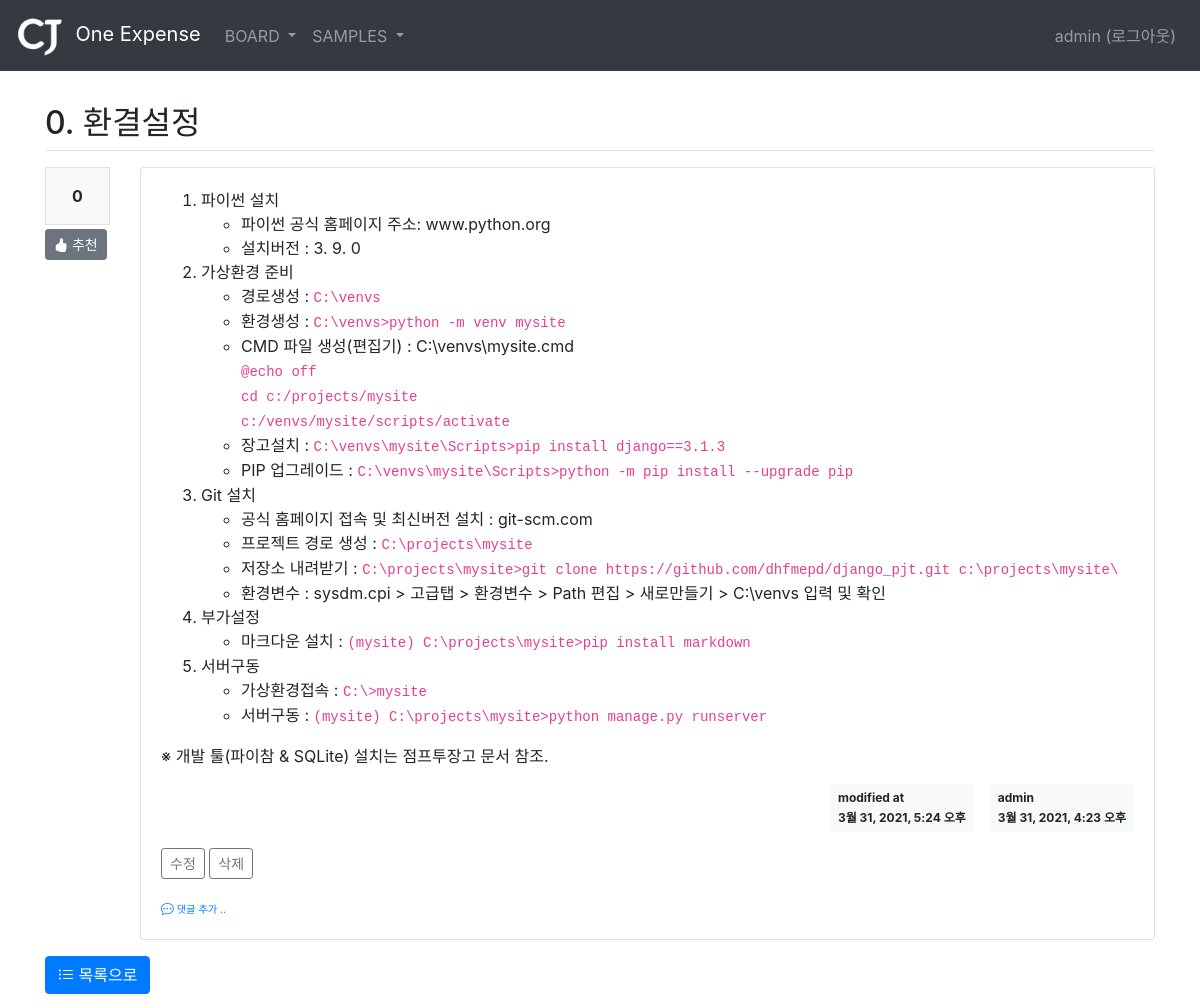
Page /board/board/detail/314/ (signed in, upper part) on the earlier database version.
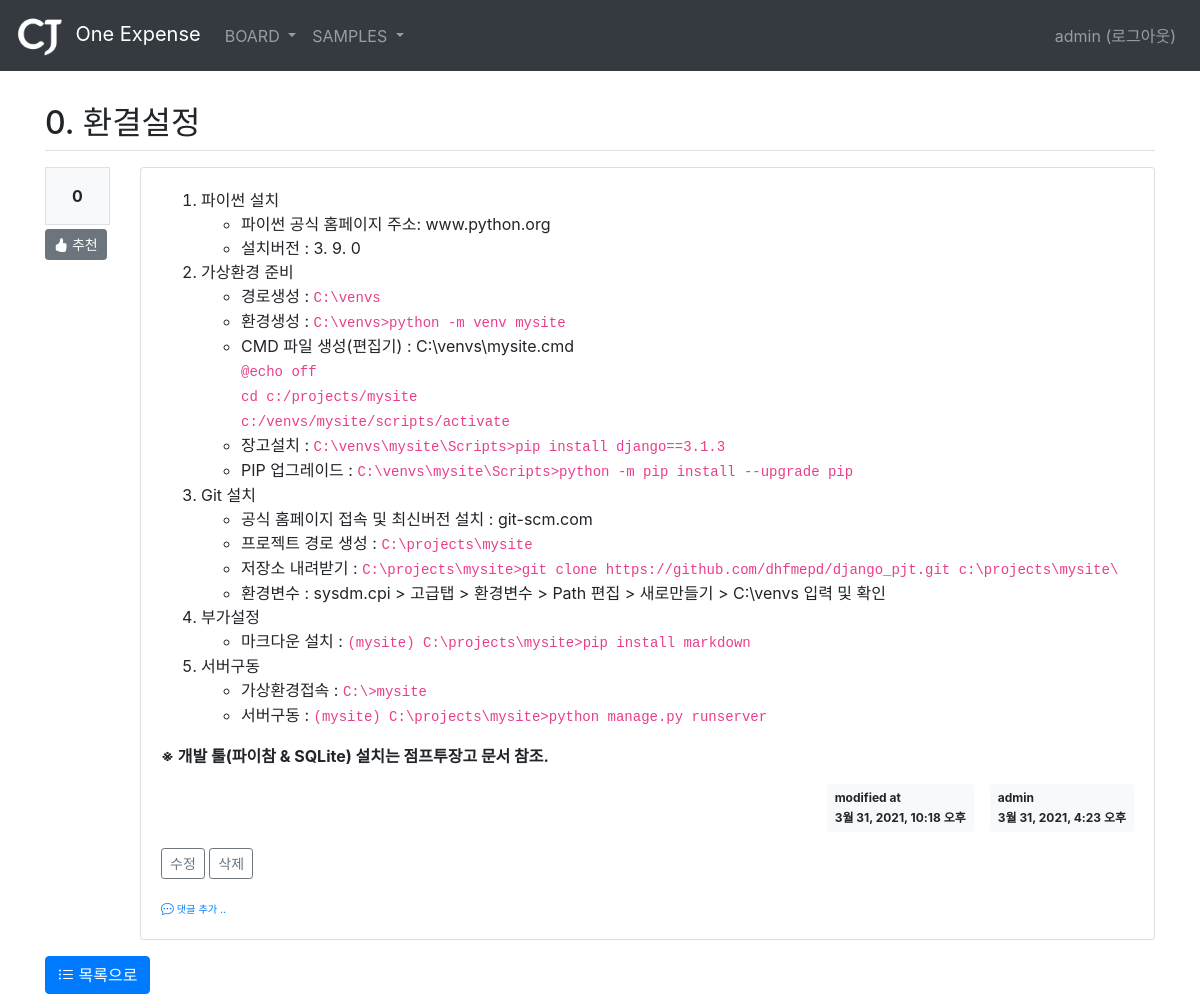
Same page on the later database version.
### board/models.py (models this page shows, shortened)
class Board(models.Model):
    menu = models.ForeignKey(Menu, on_delete=models.CASCADE, related_name='menu_board')
    author = models.ForeignKey(User, on_delete=models.CASCADE, related_name='author_board')
    subject = models.CharField(max_length=200)
    content = models.TextField()
    hit_count = models.IntegerField(default=0)
    create_date = models.DateTimeField()
    modify_date = models.DateTimeField(null=True, blank=True)
    voter = models.ManyToManyField(User, related_name='voter_board')

### board/views/base_views.py (the view)
# urls.py: path('board/detail/<int:board_id>/', base_views.detail, name='detail'),
@login_required(login_url='common:login')
def detail(request, board_id):
    page = request.GET.get('page', '1')  # 페이지
    so = request.GET.get('so', 'recent')  # 정렬기준
    board = get_object_or_404(Board, pk=board_id)
    board.hit_count += 1
    board.save()
    if so == 'recommend':
        reply_list = board.reply_set.all().annotate(num_voter=Count('voter')).order_by('-num_voter', '-create_date')
    else:  # recent
        reply_list = board.reply_set.all().order_by('-create_date')
    paginator = Paginator(reply_list, 5)  # 페이지당 5개씩 보여주기
    page_obj = paginator.get_page(page)
    fileForm = FileForm()
    file_list = File.objects.filter(ref_type='board', ref_id=board.id).order_by('-create_date')
    context = {'board': board, 'reply_list': page_obj, 'so': so, 'page': page, 'fileForm': fileForm, 'file_list': file_list, 'ref_type': 'board', 'ref_id': board.id}
    return render(request, 'board/board_detail.html', context)

### board/templatetags/board_filter.py (called while the page is built)
@register.filter()
def mark(value):
    extensions = ["nl2br", "fenced_code"]
    return mark_safe(markdown.markdown(value, extensions=extensions))

### templates/board/board_detail.html (shortened to what this page needs)
{% extends 'base.html' %}
{% load board_filter %}
{% block content %}
<div class="container my-3" style="padding-top:80px">
    <h2 class="border-bottom py-2">{{ board.subject }}</h2>
    <div class="row my-3">
        <div class="col-1">
            <div class="bg-light text-center p-3 border font-weight-bolder mb-1">{{board.voter.count}}</div>
            <a href="#" data-uri="{% url 'board:vote_board' board.id  %}"
               class="recommend btn btn-sm btn-secondary"><i class="bi bi-hand-thumbs-up-fill"></i> 추천</a>
        </div>
        <div class="col-11">
            <div class="card">
                <div class="card-body">
                    <div class="card-text">{{ board.content|mark }}</div>
                    <div class="d-flex justify-content-end">
                        {% if board.modify_date %}
                        <div class="badge badge-light p-2 text-left mx-3">
                            <div class="mb-2">modified at</div>
                            <div>{{ board.modify_date }}</div>
                        </div>
                        {% endif %}
                        <div class="badge badge-light p-2 text-left">
                            <div class="mb-2">{{ board.author.username }}</div>
                            <div>{{ board.create_date }}</div>
                        </div>
                    </div>
                    {% if request.user == board.author %}
                    <div class="my-3">
                        <a href="{% url 'board:board_modify' board.id  %}"
                           class="btn btn-sm btn-outline-secondary">수정</a>
                        <a href="#" class="delete btn btn-sm btn-outline-secondary"
                           data-uri="{% url 'board:board_delete' board.id  %}">삭제</a>
                    </div>
                    {% endif %}
                    <div>
                        <a href="{% url 'board:comment_create_board' board.id  %}"
                           class="small"><i class="bi bi-chat-dots"></i><small> 댓글 추가 ..</small></a>
                    </div>
                </div>
            </div>
        </div>
    </div>
    <a href="{% url 'board:list' board.menu_id %}" class="btn btn-primary"><i class="bi bi-list-ul"></i> 목록으로</a>
</div>
{% endblock %}

Differences in the rows shown:
changed Board "0. 환결설정": modify_date "3월 31, 2021, 5:24 오후" → "3월 31, 2021, 10:18 오후"
